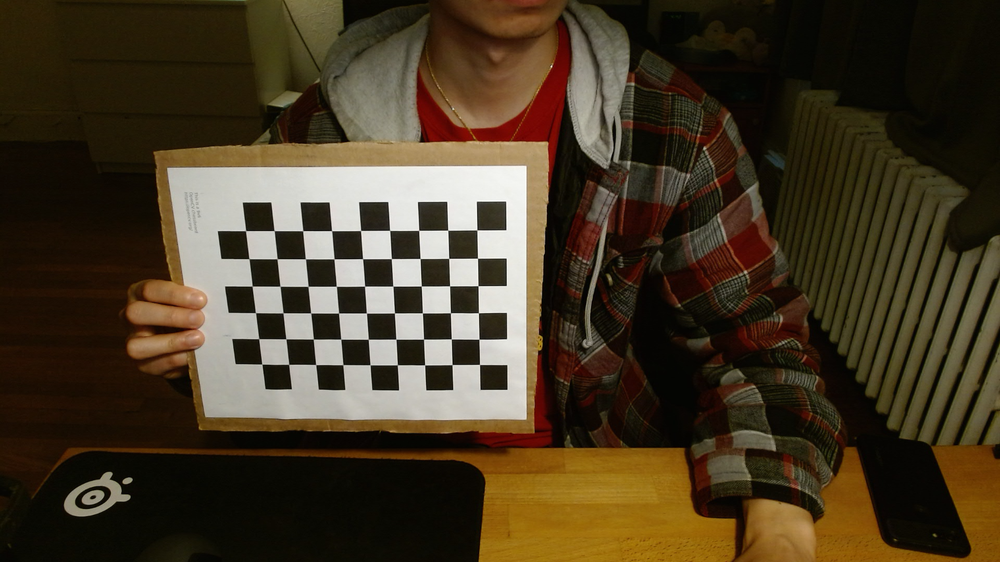
#> input picture src/camera_calibration/images/sync/c0/20220603_134410.png, 1000 x 562 px, shrunk from 1920 x 1080 before the run; its folder holds only this picture in this run
$ python calibrate_single_cam.py
#> lines starting #> are read from the running program, lines starting #| are printed output that depends on the picture; long printed decimals are rounded
#%%
import cv2
import glob
import numpy as np

# %%
def calibrate_camera(show_image, images_folder):

#> called with show_image = False, images_folder = 'images/sync/c0/*'
    images = sorted(glob.glob(images_folder))

    # frame dimensions. Frames should be the same size.
    width = cv2.imread(images[0]).shape[1]
#> width = 1000
    height = cv2.imread(images[0]).shape[0]
#> height = 562

    # criteria used by checkerboard pattern detector.
    # Change this if the code can't find the checkerboard
    criteria = (cv2.TERM_CRITERIA_EPS + cv2.TERM_CRITERIA_MAX_ITER, 30, 0.001)

    rows = 9  # number of checkerboard rows.
    columns = 6  # number of checkerboard columns.
    world_scaling = 1.0  # change this to the real world square size. Or not.

    # coordinates of squares in the checkerboard world space
    objp = np.zeros((rows * columns, 3), np.float32)
    objp[:, :2] = np.mgrid[0:rows, 0:columns].T.reshape(-1, 2)
    objp = world_scaling * objp

    # Pixel coordinates of checkerboards
    imgpoints = []  # 2d points in image plane.

    # coordinates of the checkerboard in checkerboard world space.
    objpoints = []  # 3d point in real world space

    retList = []

    for fname in images:
        img = cv2.imread(fname)
#> img is the input picture: shape (562, 1000, 3); mean B, G, R 36.7, 56.8, 69.7
        gray = cv2.cvtColor(img, cv2.COLOR_BGR2GRAY)
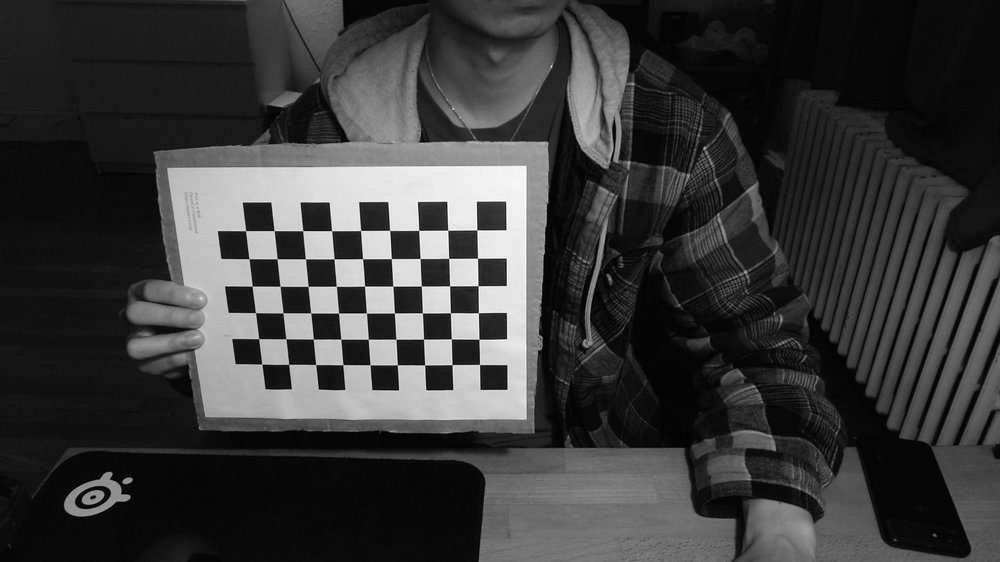
#> gray: shape (562, 1000); min 0, max 255, mean 58.3

        # Find the chess board corners
        ret, corners = cv2.findChessboardCorners(gray, (rows, columns), None)
#> ret = True; corners = 54 rows, first 8: [479.5, 364.5], [452, 364.6], [424.6, 364.8], [397.3, 364.7], [370, 364.8], [342.8, 364.6], [315.7, 364.6], [288.6, 364.4]
        retList.append(ret)
        print(fname, ret)
#| images/sync/c0/20220603_134410.png True

        # If found, add object points, image points (after refining them)
        if ret == True:
            objpoints.append(objp)

            cv2.cornerSubPix(gray, corners, (11, 11), (-1, -1), criteria)
            imgpoints.append(corners)

            # Draw and display the corners
            corners = cv2.drawChessboardCorners(img, (rows, columns), corners, ret)
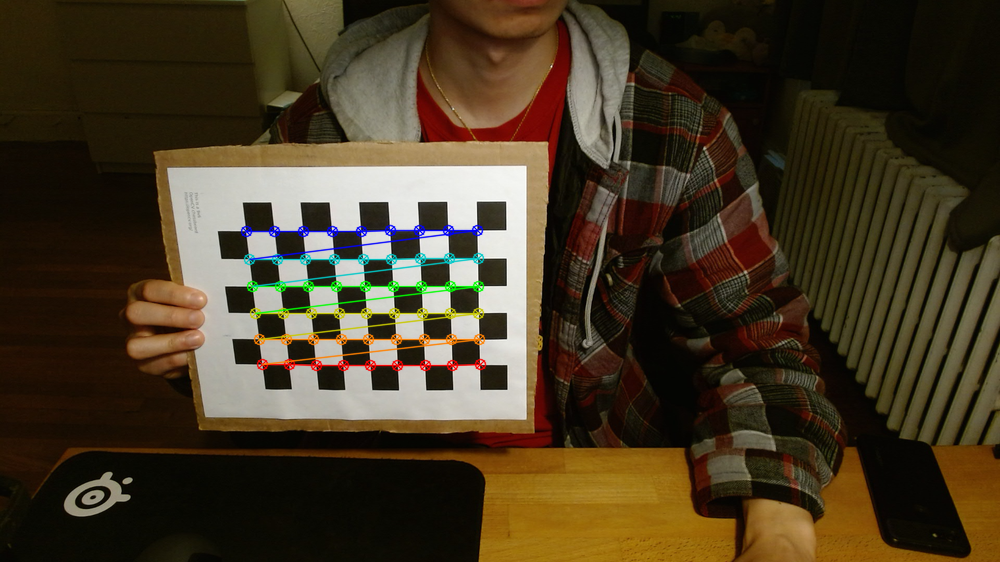
#> corners: shape (562, 1000, 3); mean B, G, R 36.3, 56.9, 69.5
            if show_image == True:
                cv2.imshow(fname, img)
                cv2.waitKey(-1)
            else:
                pass
            cv2.destroyAllWindows()

    ret, mtx, dst, rvecs, tvecs = cv2.calibrateCamera(
        objpoints, imgpoints, (width, height), None, None
    )
#> ret = 0.097; mtx = [[637.6, 0, 487.7], [0, 643.1, 245.9], [0, 0, 1]]; dst = [[0.119, -1.19, -0.0117, -0.00595, 3.12]]; rvecs = ([0.0547, -0.395, 3.1],); tvecs = ([-0.296, 4.3, 23.2],)

    nmtx, roi = cv2.getOptimalNewCameraMatrix(
        mtx, dst, (width, height), 1, (width, height)
    )
#> nmtx = [[809.2, 0, 514.2], [0, 641.6, 242.2], [0, 0, 1]]; roi = (212, 114, 584, 266)
    print("rmse:", ret)
#| rmse: 0.09703
    print("camera matrix:\n", mtx)
#| camera matrix:
#|  [[637.563    0.         487.705]
#|  [  0.         643.118 245.914]
#|  [  0.           0.           1.        ]]
    print("distortion coeffs:", dst)
#| distortion coeffs: [[ 0.1185 -1.190 -0.01172 -0.005948  3.115]]

    return mtx, dst, retList, nmtx, roi


#%%
def list_frames_no_board(cam0, cam1):
    mtx0, dst0, retList0, nmtx0, roi0 = calibrate_camera(
        False, images_folder="images/sync/%s/*" % cam0
    )
    mtx1, dst1, retList1, nmtx1, roi1 = calibrate_camera(
        False, images_folder="images/sync/%s/*" % cam1
    )

    false_list = [f0 == f1 for f0, f1 in zip(retList0, retList1)]
    for flag, fn0, fn1 in zip(
        false_list,
        sorted(glob.glob("images/sync/%s/*" % cam0)),
        sorted(glob.glob("images/sync/%s/*" % cam1)),
    ):
        if flag == False:
            print(fn0, fn1)


def show_each_image(cam_list):
    for cam in cam_list:
        mtx, dst, retList, nmtx, roi = calibrate_camera(
            True, images_folder="images/sync/%s/*" % cam
        )


def finalize_calibration(cam_list):
    calibration_dict = {}
    for cam in cam_list:
        mtx, dst, retList, nmtx, roi = calibrate_camera(
            False, images_folder="images/sync/%s/*" % cam
        )
#> mtx = [[637.6, 0, 487.7], [0, 643.1, 245.9], [0, 0, 1]]; dst = [[0.119, -1.19, -0.0117, -0.00595, 3.12]]; retList = [True]; nmtx = [[809.2, 0, 514.2], [0, 641.6, 242.2], [0, 0, 1]]; roi = (212, 114, 584, 266)

        calibration_dict[cam[:2]] = {"mtx": mtx, "dst": dst, "nmtx": nmtx, "roi": roi}
#> pass 2 of the loop in finalize_calibration, `for cam in cam_list:`:
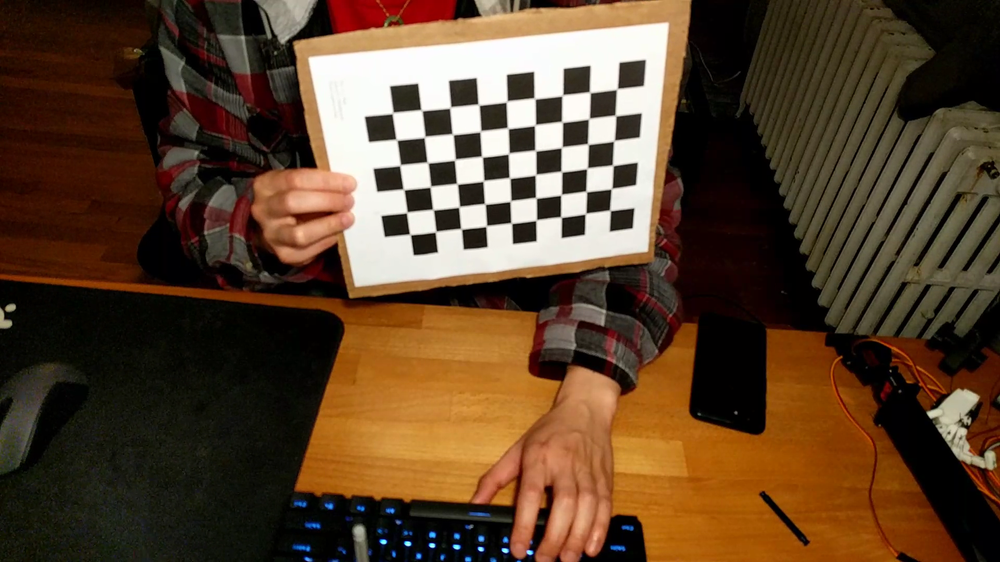
#> input picture src/camera_calibration/images/sync/c1/20220603_134412.png, 1000 x 562 px, shrunk from 1920 x 1080 before the run
#> in calibrate_camera, img is the input picture: shape (562, 1000, 3); mean B, G, R 43.9, 66.1, 90.4
#> in calibrate_camera (call 2), `gray = cv2.cvtColor(img, cv2.COLOR_BGR2GRAY)`:
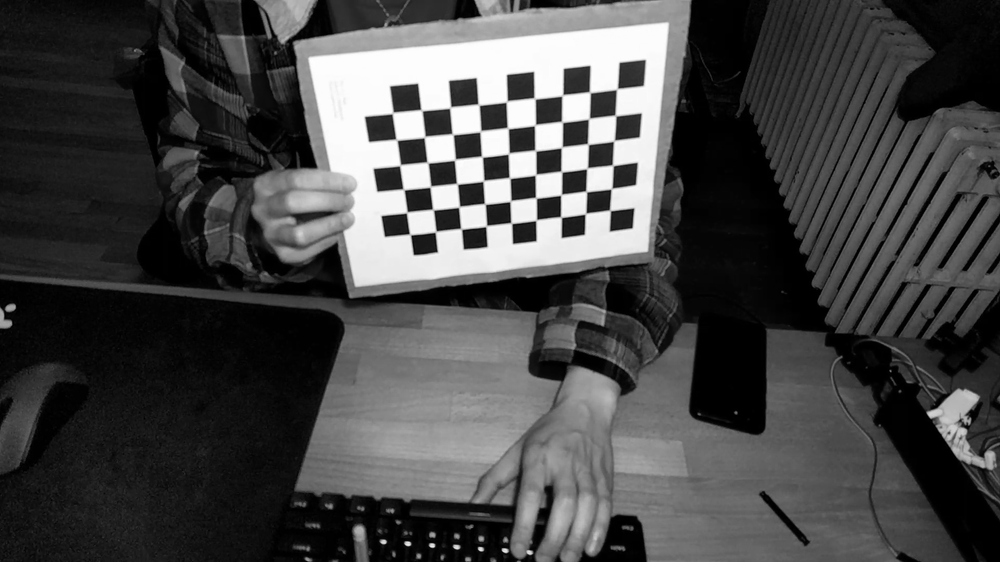
#> gray: shape (562, 1000); min 0, max 255, mean 70.9
#> in calibrate_camera (call 2), `ret, corners = cv2.findChessboardCorners(gray, (rows, columns), None)`: ret = True; corners = 54 rows, first 8: [609.9, 210.3], [585.5, 213.6], [561, 217.1], [536.2, 220.1], [511.5, 223.2], [486.2, 226], [461.2, 229], [435.9, 231.4]
#| images/sync/c1/20220603_134412.png True
#> in calibrate_camera (call 2), `corners = cv2.drawChessboardCorners(img, (rows, columns), corners, ret)`:
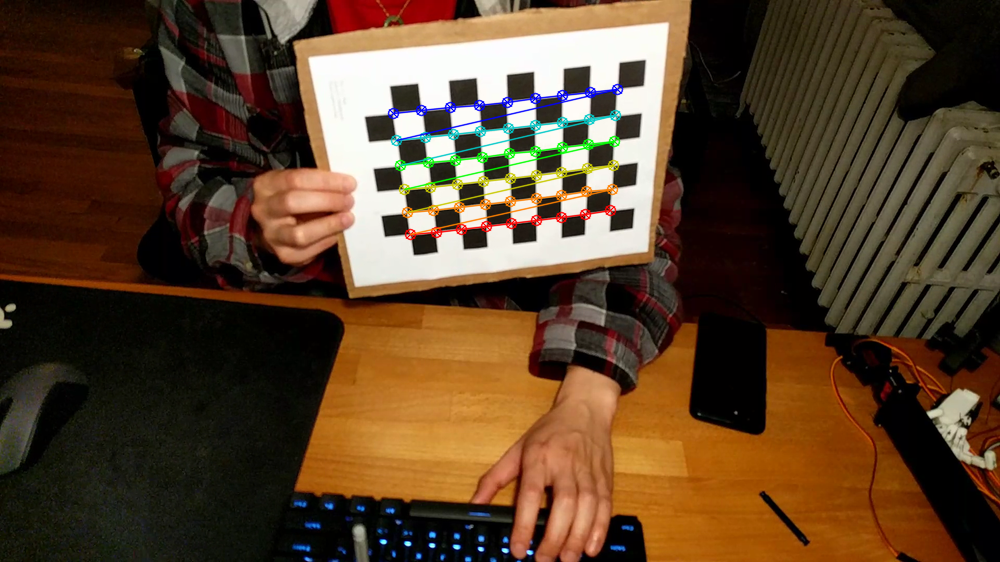
#> corners: shape (562, 1000, 3); mean B, G, R 43.1, 65.8, 89.8
#> in calibrate_camera (call 2), `ret, mtx, dst, rvecs, tvecs = cv2.calibrateCamera( objpoints, imgpoint..`: ret = 0.141; mtx = [[833.9, 0, 488.6], [0, 860.2, 278.7], [0, 0, 1]]; dst = [[0.142, -0.654, -0.0444, -0.0204, -8.62]]; rvecs = ([-0.161, -1.02, 2.87],); tvecs = ([4.86, -2.6, 33.41],)
#> in calibrate_camera (call 2), `nmtx, roi = cv2.getOptimalNewCameraMatrix( mtx, dst, (width, height), ..`: nmtx = [[833.9, 0, 488.6], [0, 662.5, 238.8], [0, 0, 1]]; roi = (0, 33, 999, 423)
#| rmse: 0.1407
#| camera matrix:
#|  [[833.858   0.         488.570 ]
#|  [  0.         860.163 278.683 ]
#|  [  0.           0.           1.        ]]
#| distortion coeffs: [[ 0.1417 -0.6545 -0.04442 -0.02039 -8.616]]
#> in finalize_calibration, `mtx, dst, retList, nmtx, roi = calibrate_camera( False, images_folder=..`: mtx = [[833.9, 0, 488.6], [0, 860.2, 278.7], [0, 0, 1]]; dst = [[0.142, -0.654, -0.0444, -0.0204, -8.62]]; nmtx = [[833.9, 0, 488.6], [0, 662.5, 238.8], [0, 0, 1]]; roi = (0, 33, 999, 423)

    np.save("calibration_matrix/calibration_dict.npy", calibration_dict)


# %%
# list_frames_no_board("c0", "c1")

# #%%
# show_each_image(["c0", "c1"])

# #%%
finalize_calibration(["c0", "c1"])

# [24 lines of commented-out code are left out]
